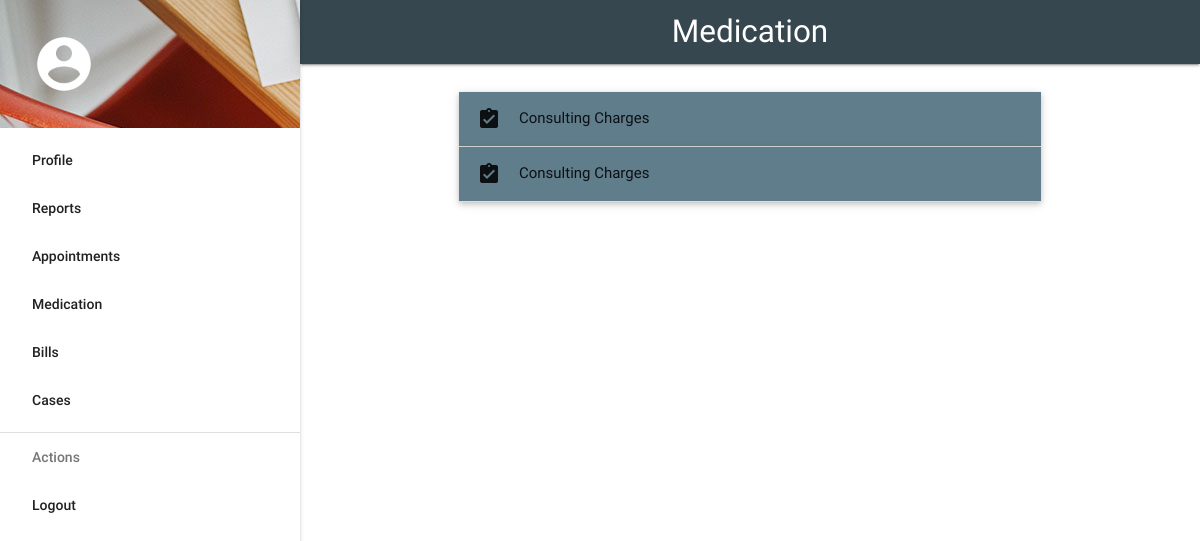
Screenshot of /bill/medicines/ (signed in) with the database file from the repository.
### bill/models.py (models this page shows, shortened)
class bill(models.Model):
	case = models.ForeignKey(case, on_delete=models.CASCADE, related_name='bill_case')
	ammount = models.IntegerField()
	item = models.ForeignKey(items, on_delete=models.CASCADE, related_name='bill_item')
	quantity = models.IntegerField()
	bill_date = models.DateField()
	bill_details = models.CharField(max_length=200)
	is_paid = models.BooleanField(default=False)

### stock/models.py (models this page shows, shortened)
class items(models.Model):
	item_name = models.CharField(max_length=50)
	cost_price = models.IntegerField()
	sell_price = models.IntegerField()
	manufacturer = models.CharField(max_length=50)
	description = models.CharField(max_length=100)

### bill/views.py (the view)
# urls.py: path('medicines/', viewMedicine)
@login_required
def viewMedicine(request):
    c = {}
    if hasGroup(request.user, 'patient'):
        c['bills'] = []
        c['isPatient'] = True
        for cases in case.objects.filter(patient=request.user):
            c['bills'].extend(list(bill.objects.filter(case=cases)))
        return render(request, 'bill/medicines.html', c)
    else:
        messages.add_message(request, messages.WARNING, 'Access Denied.')
        return HttpResponseRedirect('/home')

### home/context_processors.py (called while the page is built, shortened)
def hasGroup(user, groupName):
    try:
        group = Group.objects.get(name=groupName)
        return True if group in user.groups.all() else False
    except:
        return False

def menu_processor(request):
    menu = {}
    user = request.user
    if hasGroup(user, 'doctor'):
        menu['Appointments'] = '/appointments'
        menu['Cases'] = '/case'
        menu['Bills'] = '/bill'
    elif hasGroup(user, 'patient'):
        menu['Reports'] = '/reports'
        menu['Appointments'] = '/appointments'
        menu['Medication'] = '/bill/medicines'
        menu['Bills'] = '/bill'
        menu['Cases'] = '/case'
    elif hasGroup(user, 'lab_attendant'):
        menu['Reports'] = '/reports'
        menu['Generate Report'] = '/reports/generate'
    elif hasGroup(user, 'inventory_manager'):
        menu['All Stock'] = ''
        menu['Stock Details'] = ''
    return {'menu': menu}

### bill/templates/bill/medicines.html (shortened to what this page needs)
{% extends "home/base.html" %}
{% block heading %}Medication{% endblock %}
{% block body %}
<div class="container">
<ul class="collapsible popout" data-collapsible="accordion">
  {% for bill in bills %}
  <li>
    <div class="collapsible-header blue-grey"><i class="material-icons">assignment_turned_in</i>{{bill.item.item_name}}</div>
  </li>
  {% endfor %}
</ul>
</div>
{% endblock %}

### home/static/css/style.css (style rules this page uses)
body { display: flex; min-height: 100vh; flex-direction: column; }

### rows the page displays
bill: item.item_name "Consulting Charges"
bill: item.item_name "Consulting Charges"

### other values shown
{{ item }} "Reports" "Appointments" "Medication" "Bills" "Cases"
